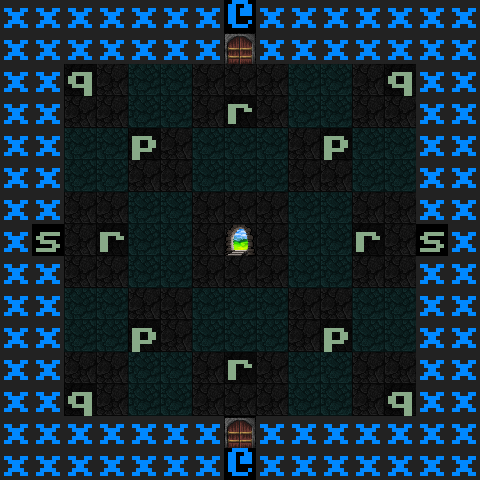

Rendered tile map (Tiled .tmx) drawn with the repository's tilesets; below, a short description and the full map source, tile grids included:
An orthogonal 15x15 tile map with 32x32 px tiles, 3 tile layers (Tile Layer, Feature Layer, Tag Layer), 2 tilesets.

<map version="2017.05.26" orientation="orthogonal" renderorder="right-down" width="15" height="15" tilewidth="32" tileheight="32" backgroundcolor="#000000" nextobjectid="1">
 <properties>
  <property name="code">SHUFFLE:    pqr
SUBST:      p : GGU, qr : .
SUBST:      s : Gxxxb</property>
  <property name="orient" value="float" />
  <property name="tags" value="arrival no_monster_gen" />
 </properties>
 <tileset firstgid="1" source="../tilesets/features.tsx" />
 <tileset firstgid="205" source="../tilesets/basic.tsx" />
 <layer name="Tile Layer" width="15" height="15">
  <data encoding="csv">
206,206,206,206,206,206,206,208,206,206,206,206,206,206,206,
206,206,206,206,206,206,206,121,206,206,206,206,206,206,206,
206,206,284,284,281,281,284,284,284,281,281,284,284,206,206,
206,206,284,284,281,281,284,284,284,281,281,284,284,206,206,
206,206,281,281,284,284,281,281,281,284,284,281,281,206,206,
206,206,281,281,284,284,281,281,281,284,284,281,281,206,206,
206,206,284,284,281,281,284,284,284,281,281,284,284,206,206,
206,161,284,284,281,281,284,284,284,281,281,284,284,161,206,
206,206,284,284,281,281,284,284,284,281,281,284,284,206,206,
206,206,281,281,284,284,281,281,281,284,284,281,281,206,206,
206,206,281,281,284,284,281,281,281,284,284,281,281,206,206,
206,206,284,284,281,281,284,284,284,281,281,284,284,206,206,
206,206,284,284,281,281,284,284,284,281,281,284,284,206,206,
206,206,206,206,206,206,206,121,206,206,206,206,206,206,206,
206,206,206,206,206,206,206,208,206,206,206,206,206,206,206
</data>
 </layer>
 <layer name="Feature Layer" width="15" height="15">
  <data encoding="csv">
0,0,0,0,0,0,0,0,0,0,0,0,0,0,0,
0,0,0,0,0,0,0,0,0,0,0,0,0,0,0,
0,0,159,0,0,0,0,0,0,0,0,0,159,0,0,
0,0,0,0,0,0,0,160,0,0,0,0,0,0,0,
0,0,0,0,158,0,0,0,0,0,158,0,0,0,0,
0,0,0,0,0,0,0,0,0,0,0,0,0,0,0,
0,0,0,0,0,0,0,0,0,0,0,0,0,0,0,
0,0,0,160,0,0,0,9,0,0,0,160,0,0,0,
0,0,0,0,0,0,0,0,0,0,0,0,0,0,0,
0,0,0,0,0,0,0,0,0,0,0,0,0,0,0,
0,0,0,0,158,0,0,0,0,0,158,0,0,0,0,
0,0,0,0,0,0,0,160,0,0,0,0,0,0,0,
0,0,159,0,0,0,0,0,0,0,0,0,159,0,0,
0,0,0,0,0,0,0,0,0,0,0,0,0,0,0,
0,0,0,0,0,0,0,0,0,0,0,0,0,0,0
</data>
 </layer>
 <layer name="Tag Layer" width="15" height="15">
  <data encoding="csv">
0,0,0,0,0,0,0,0,0,0,0,0,0,0,0,
0,0,0,0,0,0,0,0,0,0,0,0,0,0,0,
0,0,0,0,0,0,0,0,0,0,0,0,0,0,0,
0,0,0,0,0,0,0,0,0,0,0,0,0,0,0,
0,0,0,0,0,0,0,0,0,0,0,0,0,0,0,
0,0,0,0,0,0,0,0,0,0,0,0,0,0,0,
0,0,0,0,0,0,0,0,0,0,0,0,0,0,0,
0,0,0,0,0,0,0,0,0,0,0,0,0,0,0,
0,0,0,0,0,0,0,0,0,0,0,0,0,0,0,
0,0,0,0,0,0,0,0,0,0,0,0,0,0,0,
0,0,0,0,0,0,0,0,0,0,0,0,0,0,0,
0,0,0,0,0,0,0,0,0,0,0,0,0,0,0,
0,0,0,0,0,0,0,0,0,0,0,0,0,0,0,
0,0,0,0,0,0,0,0,0,0,0,0,0,0,0,
0,0,0,0,0,0,0,0,0,0,0,0,0,0,0
</data>
 </layer>
 <objectgroup name="Scripting Layer" />
</map>
